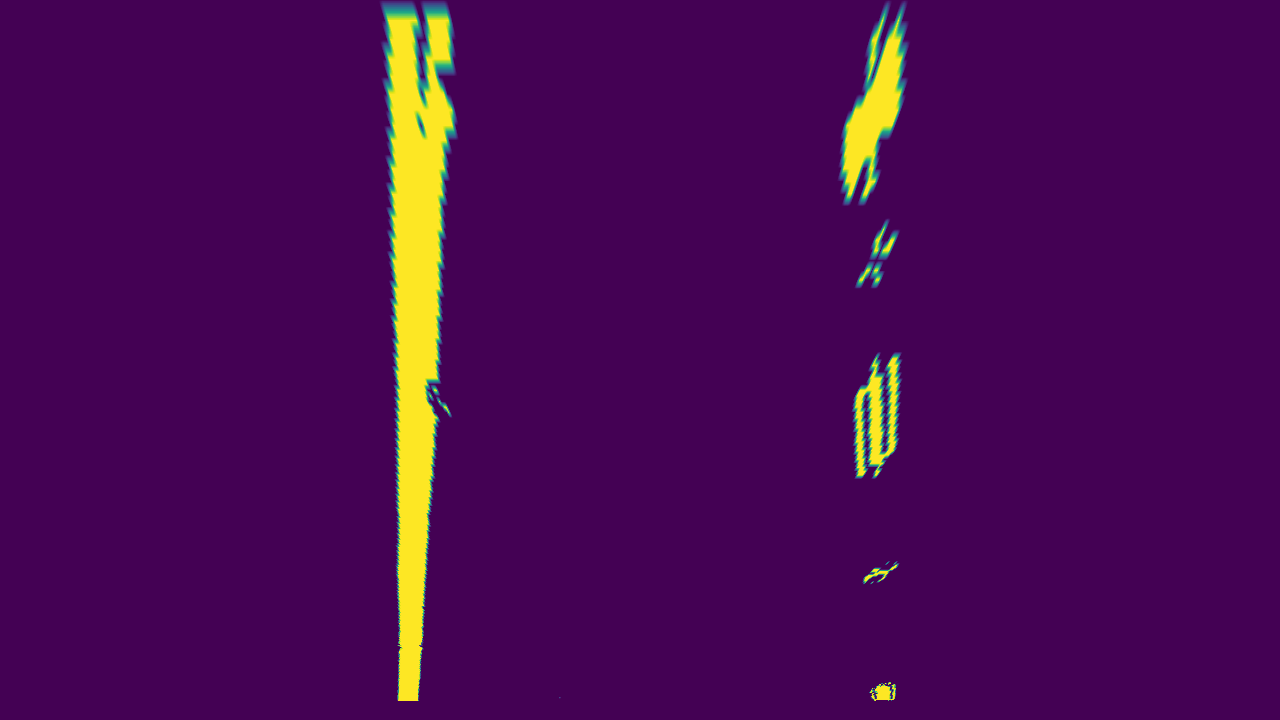
#> input picture output_images/straight_lines1.jpg, 1280 x 720 px
$ jupyter execute test_lanefinder.ipynb
#> lines starting #> are read from the running program, lines starting #| are printed output that depends on the picture
[cell 1]
import numpy as np
import matplotlib.pyplot as plt
import matplotlib.image as mpimg
import glob
import cv2

[cell 2]
# Read in a thresholded image
warped = mpimg.imread('../output_images/straight_lines1.jpg')[:,:,1]
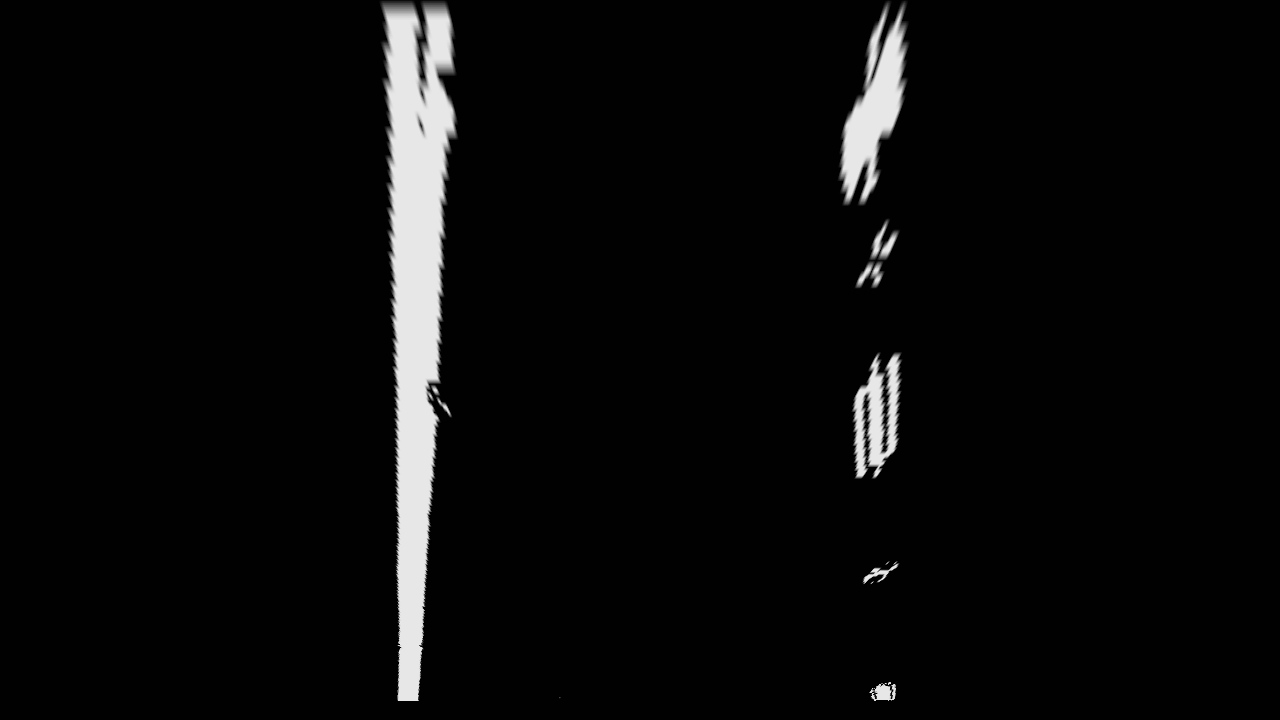
#> warped: shape (720, 1280) float32; min 0.00392, max 0.906, mean 0.0422
plt.imshow(warped, cmap="gray")

[cell 3]
crop = warped[int(warped.shape[0]/2):,:int(warped.shape[1]/2)]
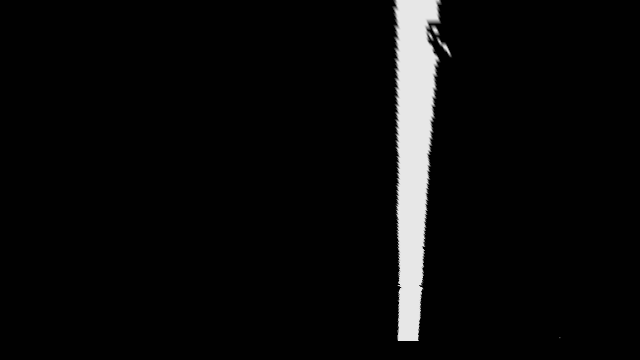
#> crop: shape (360, 640) float32; min 0.00392, max 0.906, mean 0.0452
plt.imshow(crop, cmap="gray")

[cell 4]
# window settings
window_width = 50
window_height = 80 # Break image into 9 vertical layers since image height is 720
margin = 100 # How much to slide left and right for searching

def find_window_centroids(image, window_width, window_height, margin):

#> called with window_width = 50, window_height = 80, margin = 100
    window = np.ones(window_width) # Create our window template that we will use for convolutions
    # Sum quarter bottom of image to get slice, could use a different ratio
    l_sum = np.sum(image[int(image.shape[0]/2):,:int(image.shape[1]/2)], axis=0)
#> l_sum = 640 values, max 309 at index 403, min 1.41 at index 0, mean 16.27
    l_center = np.argmax(np.convolve(window,l_sum))-window_width/2
#> l_center = 418
    plt.plot(l_sum)
    r_sum = np.sum(image[int(image.shape[0]/2):,int(image.shape[1]/2):], axis=0)
#> r_sum = 640 values, max 117.6 at index 237, min 1.41 at index 0, mean 6.51
    r_center = np.argmax(np.convolve(window,r_sum))-window_width/2+int(image.shape[1]/2)
#> r_center = 876
    return l_center

[cell 5]
window_centroids = find_window_centroids(warped, window_width, window_height, margin)
#> window_centroids = 418
print (window_centroids)
#| 418.0
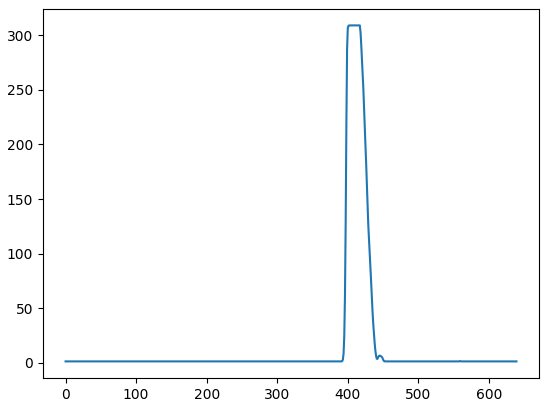
#> figure drawn by matplotlib, 1 panel; curve peaks at x = 403, y = 309

$ run again, with output_images/test1.jpg copied over output_images/straight_lines1.jpg
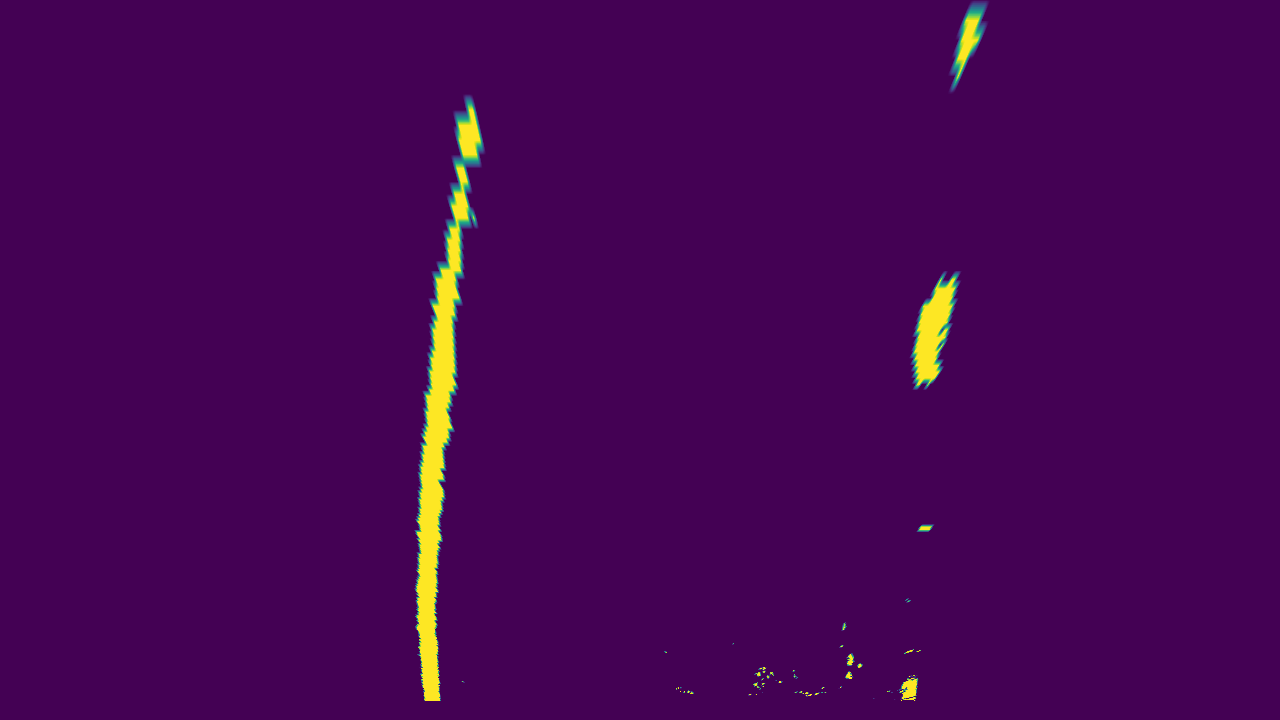
#> input picture output_images/test1.jpg, 1280 x 720 px
#> `crop = warped[int(warped.shape[0]/2):,:int(warped.shape[1]/2)]`:
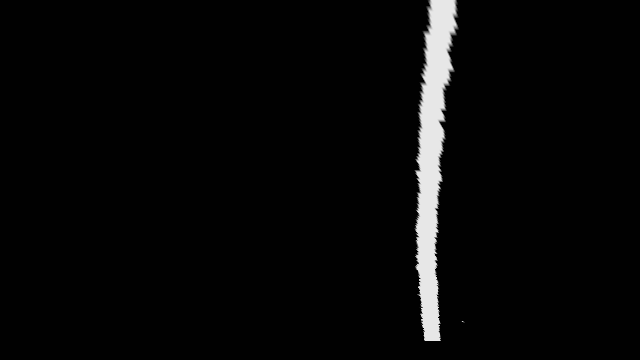
#> crop: shape (360, 640) float32; min 0.00392, max 0.906, mean 0.0327
#> l_sum = 640 values, max 308.9 at index 433, min 1.41 at index 0, mean 11.79
#> l_center = 438
#> r_sum = 640 values, max 35.12 at index 275, min 1.41 at index 0, mean 3.16
#> r_center = 918
#> window_centroids = 438
#| 438.0
#> `[cell 5] window_centroids = find_window_centroids(warped, window_width..`:
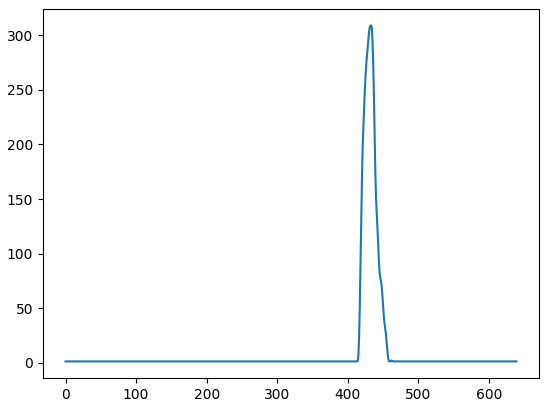
#> figure drawn by matplotlib, 1 panel; curve peaks at x = 433, y = 308.9

$ run again, with output_images/test2.jpg copied over output_images/straight_lines1.jpg
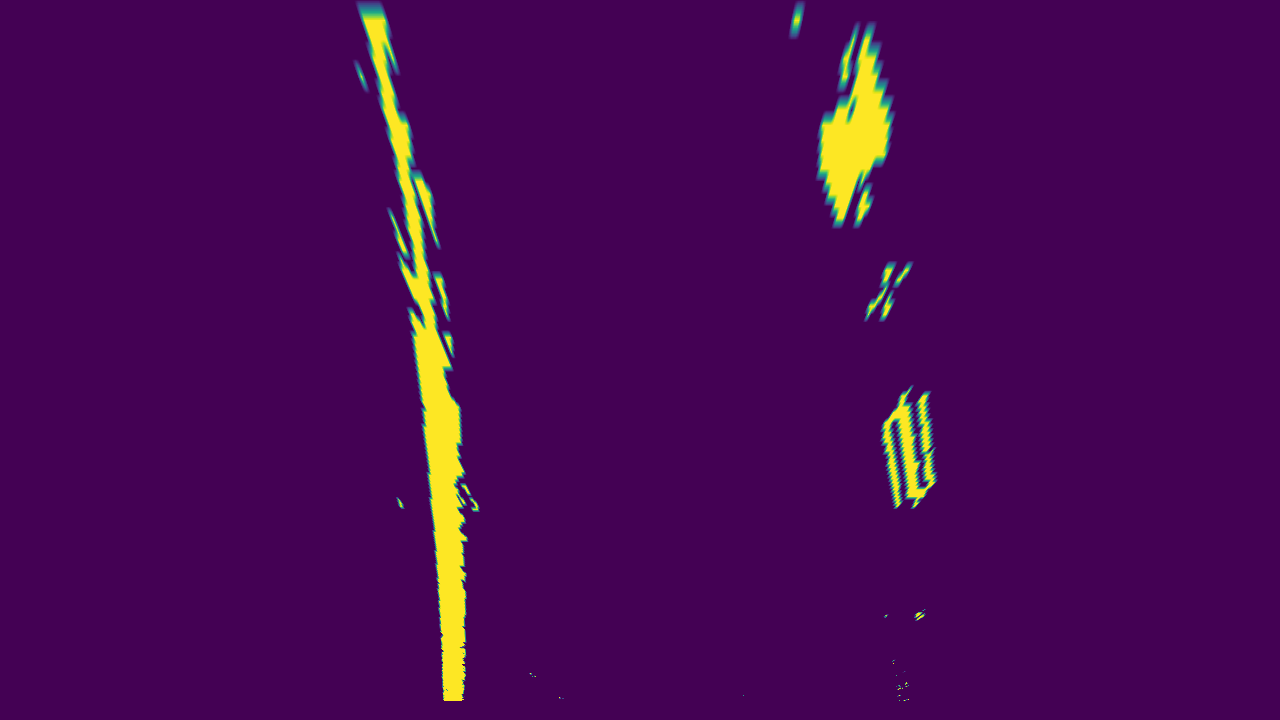
#> input picture output_images/test2.jpg, 1280 x 720 px
#> `crop = warped[int(warped.shape[0]/2):,:int(warped.shape[1]/2)]`:
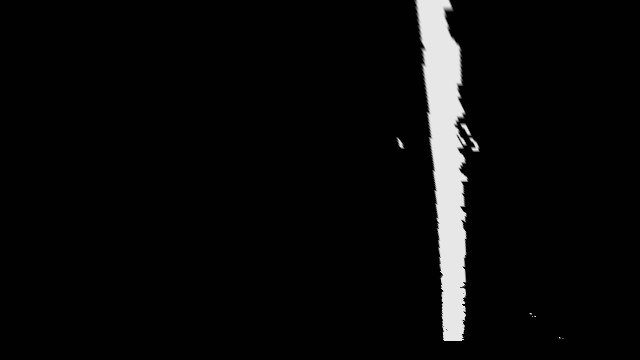
#> crop: shape (360, 640) float32; min 0.00392, max 0.906, mean 0.0427
#> l_sum = 640 values, max 305.9 at index 444, min 1.41 at index 0, mean 15.37
#> l_center = 441
#> r_sum = 640 values, max 90.59 at index 268, min 1.41 at index 0, mean 6.07
#> r_center = 908
#> window_centroids = 441
#| 441.0
#> `[cell 5] window_centroids = find_window_centroids(warped, window_width..`:
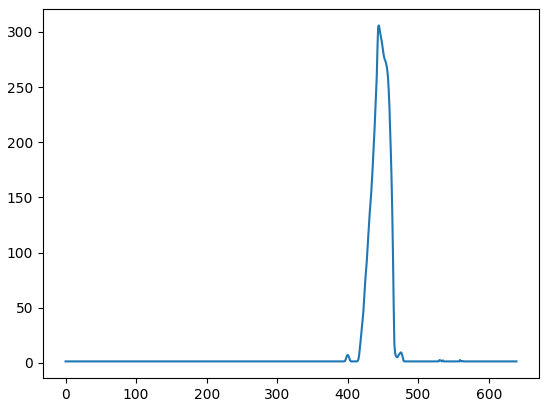
#> figure drawn by matplotlib, 1 panel; curve peaks at x = 444, y = 305.9
